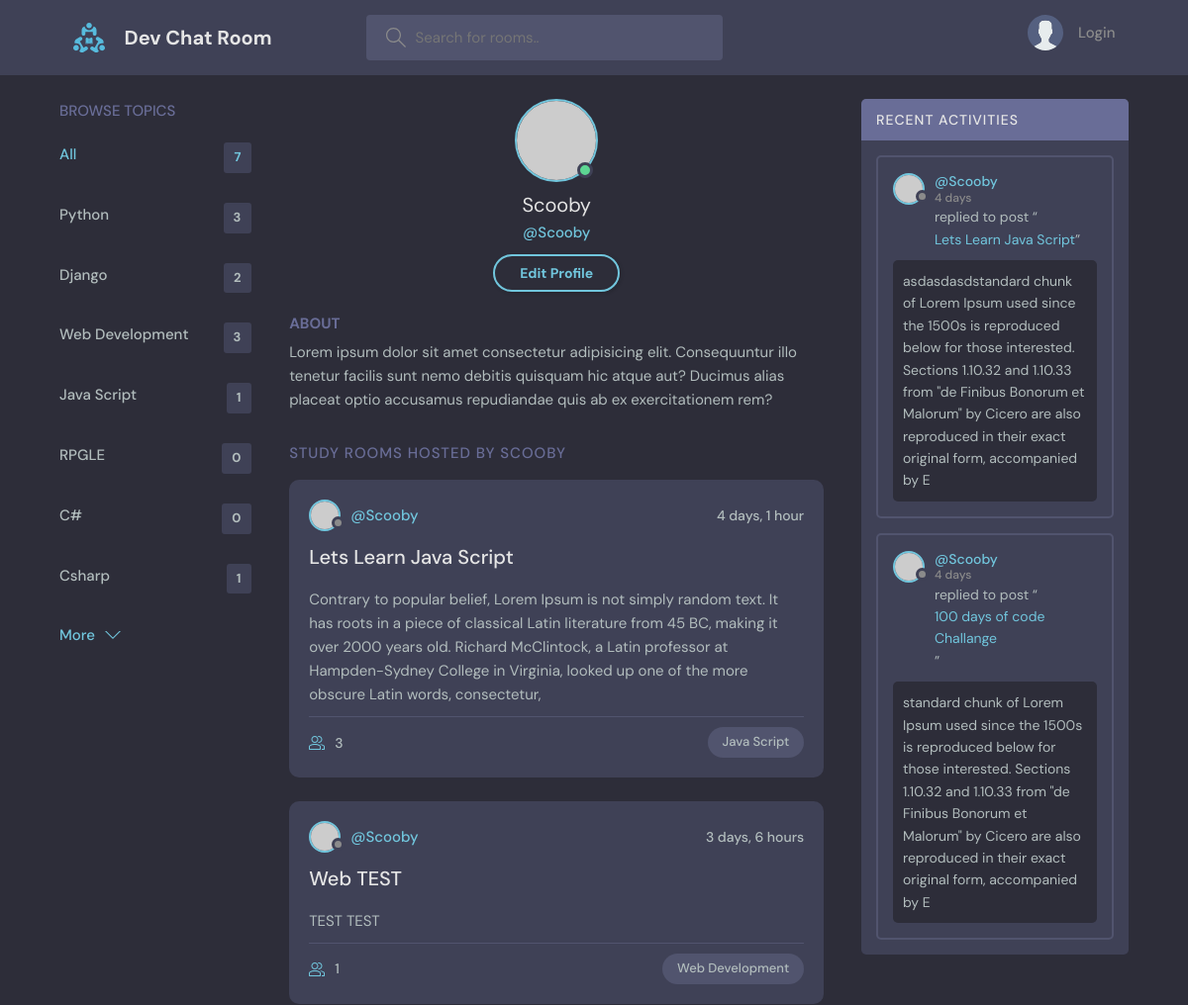
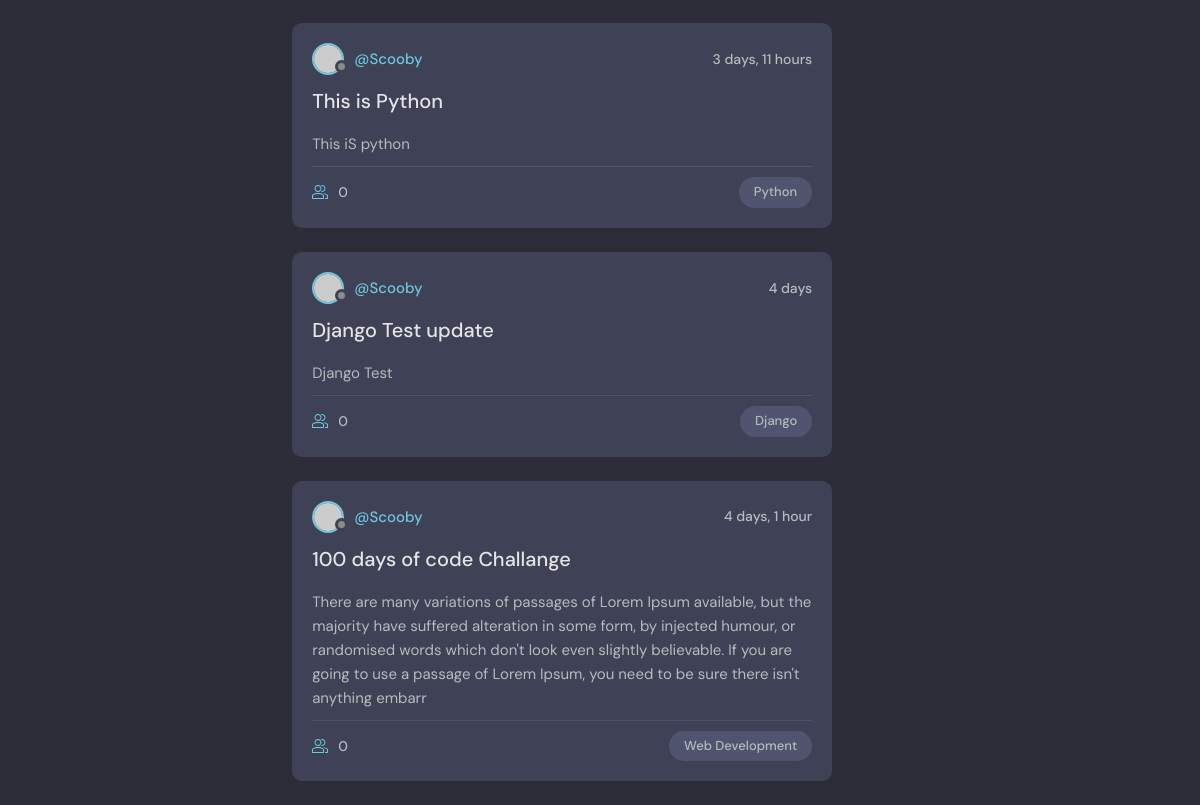
Page /profile/1/ on the committed database (2 pictures, top to bottom).
### base/models.py (models this page shows, shortened)
class Topic(models.Model):
    name =models.CharField(max_length=200)

class Room(models.Model):
    host = models.ForeignKey(User, on_delete=models.SET_NULL,null=True)
    topic = models.ForeignKey(Topic, on_delete=models.SET_NULL,null=True)
    name =models.CharField(max_length=200)
    description = models.TextField(null=True, blank=True, max_length=300)
    participants = models.ManyToManyField(User, related_name="participants",blank=True)
    updated = models.DateTimeField(auto_now=True)
    created = models.DateTimeField(auto_now_add=True)
    class Meta:
        ordering = ['-updated','-created']
    def __str__(self):
        return self.name

class Message(models.Model):
    user = models.ForeignKey(User,on_delete = models.CASCADE)
    room = models.ForeignKey(Room, on_delete =models.CASCADE)
    body = models.TextField ()
    updated = models.DateTimeField(auto_now=True)
    created = models.DateTimeField(auto_now_add=True)
    class Meta:
        ordering = ['-updated','-created']

### base/views.py (the view)
# urls.py: path('profile/<str:pk>/',views.userProfile, name='user-profile'),
def userProfile(request,pk):
    user = User.objects.get(id=pk)
    rooms = user.room_set.all()
    room_messages =user.message_set.all()
    topics = Topic.objects.all()
    context = {'user':user,'rooms':rooms,'room_messages':room_messages,'topics':topics}
    return render(request, 'base/profile.html',context)

### base/templates/base/profile.html
{% extends 'main.html' %}
{% block content %}
  <main class="profile-page layout layout--3">
    <div class="container">
      {%include "base/topics_components.html"%}
      <div class="roomList">
        <div class="profile">
          <div class="profile__avatar">
            <div class="avatar avatar--large active">
              <img src="https://randomuser.me/api/portraits/men/11.jpg" />
            </div>
          </div>
          <div class="profile__info">
            <h3>{{user.username}}</h3>
            <p>@{{user.username}}</p>
            <a href="edit-user.html" class="btn btn--main btn--pill">Edit Profile</a>
          </div>
          <div class="profile__about">
            <h3>About</h3>
            <p>
              Lorem ipsum dolor sit amet consectetur adipisicing elit. Consequuntur illo tenetur
              facilis sunt nemo debitis quisquam hic atque aut? Ducimus alias placeat optio
              accusamus repudiandae quis ab ex exercitationem rem?
            </p>
          </div>
        </div>
        <div class="roomList__header">
          <div>
            <h2>Study Rooms Hosted by {{user.username}}</a>
            </h2>
          </div>
        </div>
        {%include "base/feed_component.html"%}
      </div>
      {%include "base/activity_component.html"%}
    </div>
  </main>
  {% endblock content%}

### base/templates/base/topics_components.html
<div class="topics">
    <div class="topics__header">
      <h2>Browse Topics</h2>
    </div>
    <ul class="topics__list">
      <li>
        <a href="{% url 'home' %}" class="active">All <span>{{topics.count}}</span></a>
      </li>
      {% for topic in topics %}
      <li>
        <a href="{% url 'home' %}?q={{topic.name}}">{{ topic.name }} <span>{{topic.room_set.all.count}}</span></a>
      </li>
      {% endfor %}
    </ul>
    <a class="btn btn--link" href="topics.html">
      More
      <svg version="1.1" xmlns="http://www.w3.org/2000/svg" width="32" height="32" viewBox="0 0 32 32">
        <title>chevron-down</title>
        <path d="M16 21l-13-13h-3l16 16 16-16h-3l-13 13z"></path>
      </svg>
    </a>
  </div>

### base/templates/base/feed_component.html (shortened to what this page needs)
{% for room in rooms %}
<div class="roomListRoom">
    <div class="roomListRoom__header">
      <a href="{% url 'user-profile' room.host.id %}" class="roomListRoom__author">
        <div class="avatar avatar--small">
          <img src="https://randomuser.me/api/portraits/women/11.jpg" />
        </div>
        <span>@{{room.host.username}}</span>
      </a>
      <div class="roomListRoom__actions">
        <span>{{room.created | timesince}}</span>
      </div>
    </div>
    <div class="roomListRoom__content">
      <a href="{%url 'room' room.id %}">{{room.name}}</a>
      <p>
        {{room.description}}
      </p>
    </div>
    <div class="roomListRoom__meta">
      <a href="{%url 'room' room.id %}" class="roomListRoom__joined">
        {{room.participants.all.count}}
      </a>
      <p class="roomListRoom__topic">{{room.topic.name}}</p>
    </div>
  </div>
{% endfor %}

### base/templates/base/activity_component.html (shortened to what this page needs)
<div class="activities">
  <div class="activities__header">
    <h2>Recent Activities</h2>
  </div>
  {%for messages in room_messages%}
  <div class="activities__box">
    <div class="activities__boxHeader roomListRoom__header">
      <a href="{% url 'user-profile' messages.user.id %}" class="roomListRoom__author">
        <div class="avatar avatar--small">
          <img src="https://randomuser.me/api/portraits/women/11.jpg" />
        </div>
        <p>
          @{{messages.user }}
          <span>{{messages.created | timesince}}</span>
        </p>
      </a>
    </div>
    <div class="activities__boxContent">
      <p>replied to post “<a href="{% url 'room' messages.room.id %}">{{messages.room}}</a>”</p>
      <div class="activities__boxRoomContent">
        <p>{{messages.body}}</p>
      </div>
    </div>
  </div>
  {%endfor %}
</div>

### rows in the picture
Topic: name "Python", room_set.all.count "3"
Topic: name "Django", room_set.all.count "2"
Topic: name "Web Development", room_set.all.count "3"
Topic: name "Java Script", room_set.all.count "1"
Topic: name "RPGLE", room_set.all.count "0"
Topic: name "C#", room_set.all.count "0"
Topic: name "Csharp", room_set.all.count "1"
Room: host.username "Scooby", created "4 days, 1 hour", name "Lets Learn Java Script", description "Contrary to popular belief, Lorem Ipsum is not simply random text. It has roots in a piece of classical Latin literature from 45 BC, making it over 2000 years old. Richard McClintock, a Latin professor at Hampden-Sydney College in Virginia, looked up one of the more obscure Latin words, consectetur,", participants.all.count "3", topic.name "Java Script"
Room: host.username "Scooby", created "3 days, 6 hours", name "Web TEST", description "TEST TEST", participants.all.count "1", topic.name "Web Development"
Room: host.username "Scooby", created "3 days, 11 hours", name "This is Python", description "This iS python", participants.all.count "0", topic.name "Python"
Room: host.username "Scooby", created "4 days", name "Django Test update", description "Django Test", participants.all.count "0", topic.name "Django"
Room: host.username "Scooby", created "4 days, 1 hour", name "100 days of code Challange", description "There are many variations of passages of Lorem Ipsum available, but the majority have suffered alteration in some form, by injected humour, or randomised words which don't look even slightly believable. If you are going to use a passage of Lorem Ipsum, you need to be sure there isn't anything embarr", participants.all.count "0", topic.name "Web Development"
Message: user "Scooby", created "4 days", room "Lets Learn Java Script", body "asdasdasdstandard chunk of Lorem Ipsum used since the 1500s is reproduced below for those interested. Sections 1.10.32 and 1.10.33 from \"de Finibus Bonorum et Malorum\" by Cicero are also reproduced in their exact original form, accompanied by E"
Message: user "Scooby", created "4 days", room "100 days of code Challange", body "standard chunk of Lorem Ipsum used since the 1500s is reproduced below for those interested. Sections 1.10.32 and 1.10.33 from \"de Finibus Bonorum et Malorum\" by Cicero are also reproduced in their exact original form, accompanied by E"

### other values in the picture
{{ topics.count }} "7"
{{ user.username }} "Scooby"
{{ user.username }} "SCOOBY"
